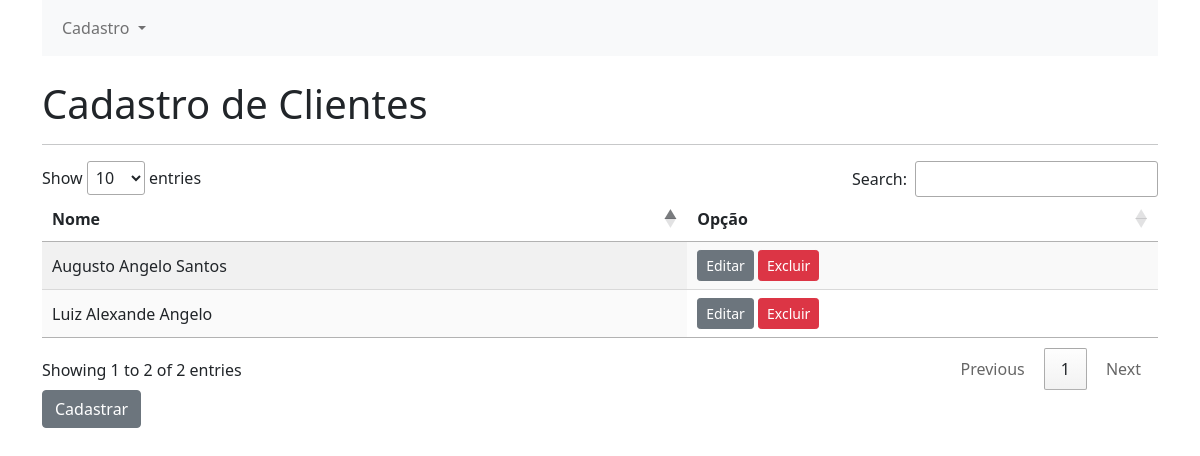
Page /clientes/ on the earlier database version.
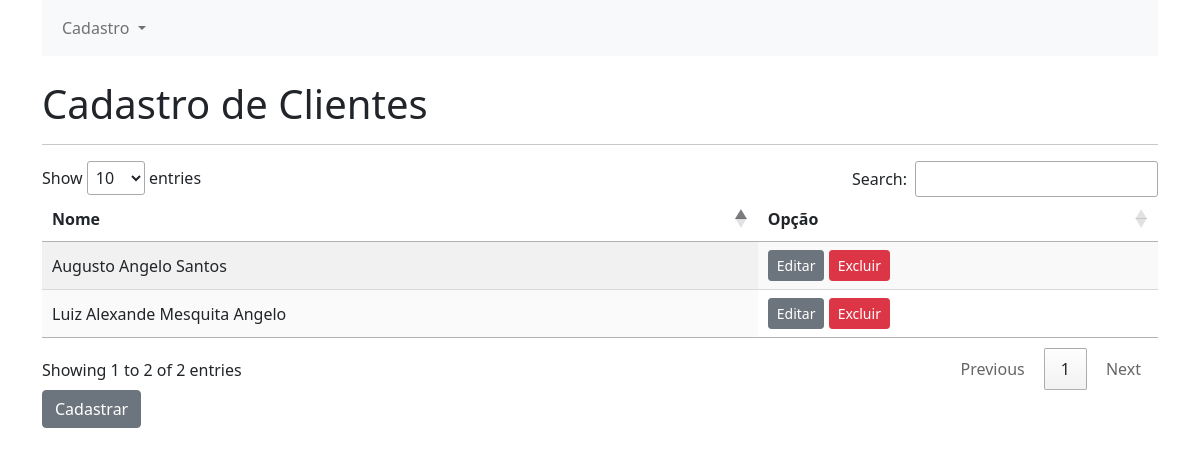
Same page on the later database version.
### cadastros/models.py (models this page shows, shortened)
class Cliente(models.Model):
    nome = models.CharField(
        verbose_name="Nome do cliente",
        max_length=250,
    )
    class Meta:
        db_table = "cad_cliente"
        verbose_name = "Cliente"
        verbose_name_plural = "Clientes"

### cadastros/views.py (the view)
# urls.py: path('clientes/', views.list_clientes, name='list_clientes'),
def list_clientes(request):
    clientes = Cliente.objects.all()
    return render(request, 'cadastros/clientes.html', {'clientes': clientes})

### cadastros/templates/cadastros/clientes.html (shortened to what this page needs)
{% extends 'cadastros/base.html' %}
{% block content %}
    <br>
    <h1>Cadastro de Clientes</h1>
    <hr>
    <table id="clientes_table" class="display">
        <thead>
            <tr>
                <th>Nome</th>
                <th>Opção</th>
            </tr>
        </thead>
        <tbody>
            {% for cliente in clientes %}
                <tr>
                    <td>
                        {{cliente.nome}}
                    </td>
                    <td>
                       <a href="{% url 'edit_cliente' pk=cliente.pk %}" class="btn btn-secondary btn-sm">Editar</a>
                       <a href="{% url 'delete_cliente' pk=cliente.pk %}" class="btn btn-danger btn-sm">Excluir</a>
                    </td>
                </tr>
            {% endfor %}
        </tbody>
    </table>
    <a href="{% url 'new_cliente' %}" class="btn btn-secondary">Cadastrar</a>
{% endblock %}

### cadastros/templates/cadastros/base.html (shortened to what this page needs)
{% load static %}
<!DOCTYPE html>
<html lang="pt-br">
<head>
    <link href="https://cdn.jsdelivr.net/npm/bootstrap@5.1.3/dist/css/bootstrap.min.css" rel="stylesheet">
    <link rel="stylesheet" type="text/css" href="https://cdn.datatables.net/1.11.3/css/dataTables.bootstrap5.min.css">
    <link rel="stylesheet" type="text/css" href="https://cdn.datatables.net/1.11.3/css/jquery.dataTables.css">
    <link href="//cdn.datatables.net/1.10.15/css/jquery.dataTables.min.css" rel="stylesheet">
</head>
<body>
    <div class="container">
        <nav class="navbar navbar-expand-lg navbar-light bg-light">
            <div class="container-fluid">
              <div class="collapse navbar-collapse" id="navbarSupportedContent">
                <ul class="navbar-nav me-auto mb-2 mb-lg-0">
                  <li class="nav-item dropdown">
                    <a class="nav-link dropdown-toggle" href="#" id="navbarDropdown" role="button" data-bs-toggle="dropdown" aria-expanded="false">
                      Cadastro
                    </a>
                  </li>
                </ul>
              </div>
            </div>
          </nav>
          {% block content %}
          {% endblock %}
    </div>
</body>
</html>

Differences in the rows shown:
removed Cliente: nome "Luiz Alexande Angelo"
added Cliente: nome "Luiz Alexande Mesquita Angelo"
